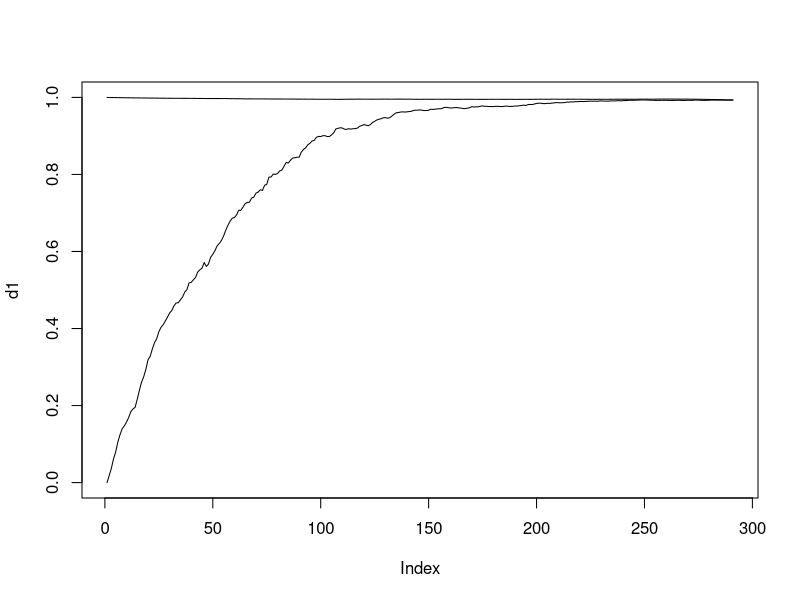

Write R code to recreate this figure. (Note: a time limit stopped this script after it produced the figure.)

# Cultural effective population size model
# We want a simple infinite allele Wright-Fisher-style model with different modes of transmission

# We simulate 2 different populations, one starting with all the same variants, one with all unique variants.
# We measure diversity and run simulations until diversities cross indicating they've reached equilibrium, then switch transmission mode

# Function to calculate effective population sizes
library(vegan)

N_e <- function(k_bar,V_k){
  (N * k_bar - 1 ) / ( (V_k / k_bar) + k_bar  -1 )
}

N = 10000          # Census population size
tmax = 300       # Number of timesteps / generations
mu = 1e-2       # Innovation rate
k = 1          # Strength of one-to-many transmission, number of cultural models
theta = 1         # Conformity exponent
m = 1         #Migration rate between 2 populations

# Initialize population with cultural traits

Pop <- matrix(NA, 2, N)

# Maximally diverse
Pop[1,] <- sample(1:N)

#All same
Pop[2,] <- rep(1, N)

# Create numerator for cultural variants in both populations
Counter <- c(max(Pop[1,]), max(Pop[2,]))

# Calculate Simpson diversity in both populations
Div <- c()
for (pop_id in 1:2) {
  Div[pop_id] <- diversity(sapply(unique(Pop[pop_id,]), function (x) length(which(Pop[pop_id,] == x))), index = "simpson")
}

d1 <- Div[1]
d2 <- Div[2]
# Burn-in to reach equilibrium
while(Div[1] > Div[2]){
  Copied <- matrix(NA, 2, N)
  
  for (pop_id in 1:2) {
    #Cultural Transmission
    
    Copied[pop_id, ] <- sample(1:N, N, replace = TRUE)
    Pop[pop_id,] <- Pop[pop_id,Copied[pop_id, ]]
    
    # Innovation
    Innovators <- rbinom(N,1,mu)
    Pop[pop_id, Innovators == 1] <- (Counter[pop_id] + 1) : (Counter[pop_id] + length(which(Innovators==1)))
    Counter[pop_id] <- max(Pop[pop_id,])
  }#pop_id
  
  # Calculate Simpson diversity in both populations
  Div <- c()
  for (pop_id in 1:2) {
    Div[pop_id] <- diversity(sapply(unique(Pop[pop_id,]), function (x) length(which(Pop[pop_id,] == x))), index = "simpson")
  }
  
d1 <- c(d1, Div[1])
d2 <- c(d2, Div[2])

}#while

plot(d1, type = "l", ylim = c(0,1))
lines(d2)



# Create output objects
N_e <- function(k_bar,V_k){
  (N * k_bar - 1 ) / ( (V_k / k_bar) + k_bar  -1 )
}
#Frequency_spectra <- array(NA,  dim = c(2, tmax, N))
N_effective <- list()

Offspring_Record1 <-  sapply(1:N, function(x) length(which(Copied[1,] == x)))
Offspring_Record2 <-  sapply(1:N, function(x) length(which(Copied[2,] == x)))

N_effective[[1]] <- N_e(mean(Offspring_Record1), var(Offspring_Record1))
N_effective[[2]] <- N_e(mean(Offspring_Record2), var(Offspring_Record2))


for (t in 1:tmax) {
  
   # Migration
  Migrants1 <- rbinom(N,1,m)
  Migrant_Variants <- Pop[1, which(Migrants1 == 1)]
  
  Migrants2 <- sample(1:N, size = length(which(Migrants1==1)), replace = FALSE)

  Pop[1, which(Migrants1 == 1)] <- Pop[2, Migrants2]
  Pop[2, Migrants2] <- Migrant_Variants
  
  for (pop_id in 1:2) {
    
    #Cultural Transmission
    # First sample set of potential models (fraction k of N) from the population
    Models <- sample(1:N, size = k*N, replace = FALSE)
    
    #Vector with unique variants
    Variants <- unique(Pop[pop_id,Models])
    
    #Frequency of each variant
    Freq_Variants <- c()
    for (x in Variants) {
      Freq_Variants[which(Variants == x)] <- length(which(Pop[pop_id,Models] == x))
    }
    
    #Probability individuals choose each variant
    P <- Freq_Variants^theta / sum(Freq_Variants^theta)
    P_Ind <- P/Freq_Variants
    Copied <- sample(Models, N, replace = TRUE, sapply(Models, function (x) P_Ind[which(Variants == Pop[pop_id,x])]))
    
    Pop[pop_id,] <- Pop[pop_id,Copied]
    
    
    # Compute effective population size
    Offspring_Record <-  sapply(1:N, function(x) length(which(Copied == x)))
    N_effective[[pop_id]] <-  c(N_effective[[pop_id]], N_e(mean(Offspring_Record), var(Offspring_Record)))
    
    
    # Innovation
    Innovators <- rbinom(N,1,mu)
    Pop[pop_id, Innovators == 1] <- (Counter[pop_id] + 1) : (Counter[pop_id] + length(which(Innovators==1)))
    Counter[pop_id] <- max(Pop[pop_id,])
    
    
    
    # Frequency spectrum of traits
    
    # Unique Traits
    #u <- unique(Pop)
    
    # Frequency of traits
    #f <- sapply(u, function(x) length(which(Pop == x)))
    #g <- unique(f)
    #z <- sapply(g, function(x) length(which(f == x)))
    
    #for (i in 1:N) {
    #  Frequency_spectra[t,i] <- length(which(f == i))
    #}
    

  }#pop_id
  
  print(t)
}




plot(N_effective[[1]], type = "b")





















par(mfrow = c(2,2))





N_eff <- c()
for (x in 1:length(k_bar)) {
  N_eff[x] <- N_e(k_bar[x], V_k[x])
}
plot(N_eff, type = "l") #, ylim = c(0,(N+0.5*N)))
abline(h=mean(N_eff))
abline(h=mean(N), lty=2)


plot(V_k, type="l")
plot(V_k, N_eff)
abline(lm(N_eff~V_k))

# Trajectories of single traits
Trajectories <- matrix(NA, nrow = tmax, ncol = length(unique(c(Trait_Record))))
for( i in unique(c(Trait_Record))){
  Trajectories[, which(unique(c(Trait_Record))==i)] <- apply(Trait_Record, 1, function(x) length(which(x == i)))
}

Trajectories <- Trajectories / N

a <- Trajectories#[ ,apply(Trajectories, 2, function(x) max(x) > 0.01)]

plot(a[,1], type = "n", ylim = c(0,0.1))
for (j in 1:ncol(a)) {
  lines(a[,j])
}
